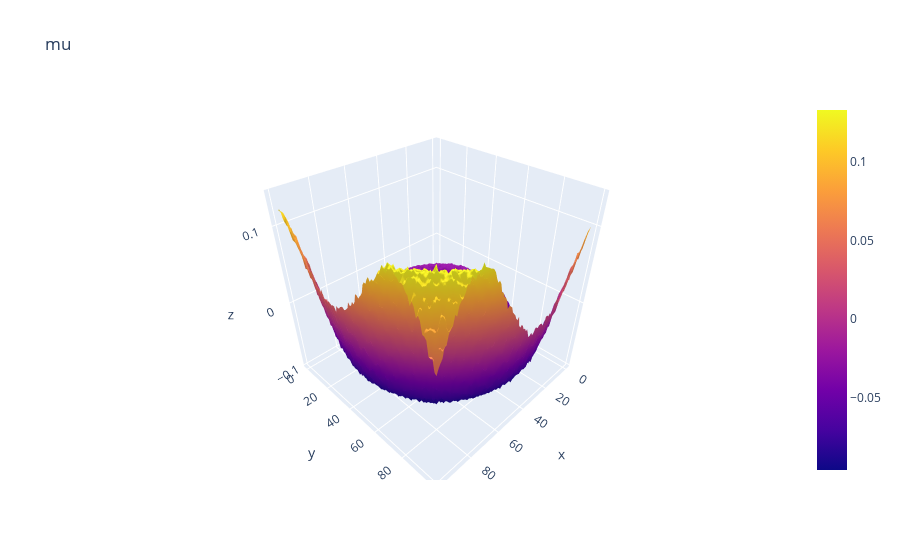

Source (notebook cell):
### Code cell
mu3D = go.Surface(z=mu_reconstructed, x=np.asarray(range(N_xy)), y=np.asarray(range(N_xy)))

fig = go.Figure(data = [mu3D])
fig.update_layout(title='mu')
fig.show()

### Figure 1 — Plotly figure (JSON) as saved in the notebook; plotly's stock layout.template omitted (floating-point values rounded to 4 significant figures; data arrays with more than 128 entries replaced by an {"elided": "..."} marker saying what was removed)
{"data": [{"type": "surface", "x": [0, 1, 2, 3, 4, 5, 6, 7, 8, 9, 10, 11, 12, 13, 14, 15, 16, 17, 18, 19, 20, 21, 22, 23, 24, 25, 26, 27, 28, 29, 30, 31, 32, 33, 34, 35, 36, 37, 38, 39, 40, 41, 42, 43, 44, 45, 46, 47, 48, 49, 50, 51, 52, 53, 54, 55, 56, 57, 58, 59, 60, 61, 62, 63, 64, 65, 66, 67, 68, 69, 70, 71, 72, 73, 74, 75, 76, 77, 78, 79, 80, 81, 82, 83, 84, 85, 86, 87, 88, 89, 90, 91, 92, 93, 94, 95, 96, 97, 98, 99], "y": [0, 1, 2, 3, 4, 5, 6, 7, 8, 9, 10, 11, 12, 13, 14, 15, 16, 17, 18, 19, 20, 21, 22, 23, 24, 25, 26, 27, 28, 29, 30, 31, 32, 33, 34, 35, 36, 37, 38, 39, 40, 41, 42, 43, 44, 45, 46, 47, 48, 49, 50, 51, 52, 53, 54, 55, 56, 57, 58, 59, 60, 61, 62, 63, 64, 65, 66, 67, 68, 69, 70, 71, 72, 73, 74, 75, 76, 77, 78, 79, 80, 81, 82, 83, 84, 85, 86, 87, 88, 89, 90, 91, 92, 93, 94, 95, 96, 97, 98, 99], "z": {"elided": "100x100 float values"}}], "layout": {"title": {"text": "mu"}}}
